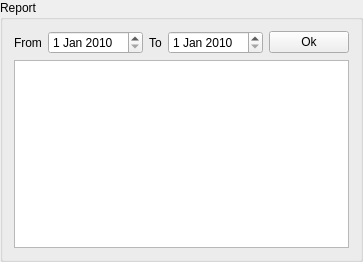
<?xml version="1.0" encoding="UTF-8"?>
<ui version="4.0">
 <class>goodsCategoryDetail</class>
 <widget class="QGroupBox" name="goodsCategoryDetail">
  <property name="geometry">
   <rect>
    <x>0</x>
    <y>0</y>
    <width>336</width>
    <height>262</height>
   </rect>
  </property>
  <property name="title">
   <string>Report</string>
  </property>
  <layout class="QGridLayout" name="gridLayout">
   <item row="1" column="0">
    <widget class="QLabel" name="labelFrom">
     <property name="text">
      <string>From</string>
     </property>
    </widget>
   </item>
   <item row="1" column="1">
    <widget class="QDateEdit" name="dateFrom">
     <property name="dateTime">
      <datetime>
       <hour>0</hour>
       <minute>0</minute>
       <second>0</second>
       <year>2010</year>
       <month>1</month>
       <day>1</day>
      </datetime>
     </property>
    </widget>
   </item>
   <item row="1" column="2">
    <widget class="QLabel" name="labelTo">
     <property name="text">
      <string>To</string>
     </property>
    </widget>
   </item>
   <item row="1" column="3">
    <widget class="QDateEdit" name="dateTo">
     <property name="dateTime">
      <datetime>
       <hour>0</hour>
       <minute>0</minute>
       <second>0</second>
       <year>2010</year>
       <month>1</month>
       <day>1</day>
      </datetime>
     </property>
    </widget>
   </item>
   <item row="1" column="4">
    <widget class="QPushButton" name="buttonOk">
     <property name="text">
      <string>Ok</string>
     </property>
     <property name="icon">
      <iconset resource="../../../core/res.qrc">
       <normaloff>:/conferma24x24.png</normaloff>:/conferma24x24.png</iconset>
     </property>
    </widget>
   </item>
   <item row="2" column="0" colspan="5">
    <widget class="QTableView" name="tableView">
     <property name="editTriggers">
      <set>QAbstractItemView::NoEditTriggers</set>
     </property>
     <property name="selectionMode">
      <enum>QAbstractItemView::NoSelection</enum>
     </property>
    </widget>
   </item>
  </layout>
 </widget>
 <resources>
  <include location="../../../core/res.qrc"/>
 </resources>
 <connections/>
 <slots>
  <signal>okPressed()</signal>
 </slots>
</ui>
